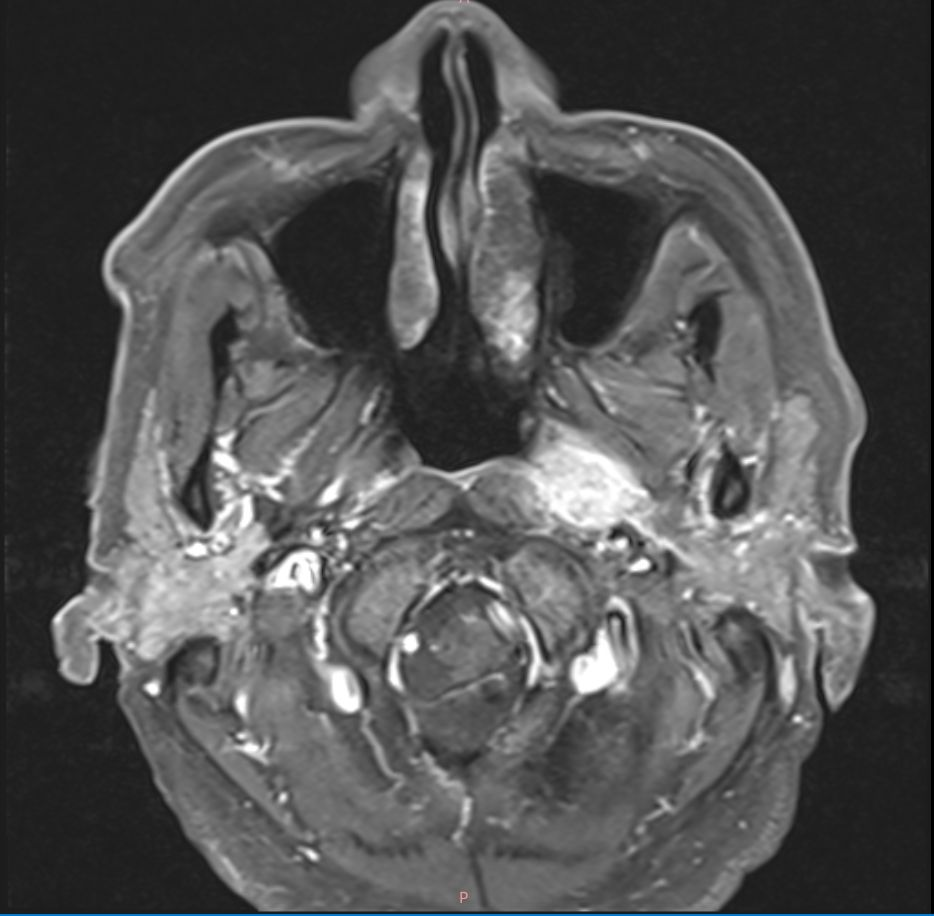
#> input picture image.jpg, 934 x 916 px
$ python test2.py
#> lines starting #> are read from the running program, lines starting #| are printed output that depends on the picture
import pywt
import cv2
import matplotlib.pyplot as plt

# Load image
img = cv2.imread("image.jpg", cv2.IMREAD_GRAYSCALE)
#> img: shape (916, 934); min 0, max 255, mean 82.3

# Decompose image using DWT
coeffs = pywt.dwt2(img, 'haar')
cA, (cH, cV, cD) = coeffs
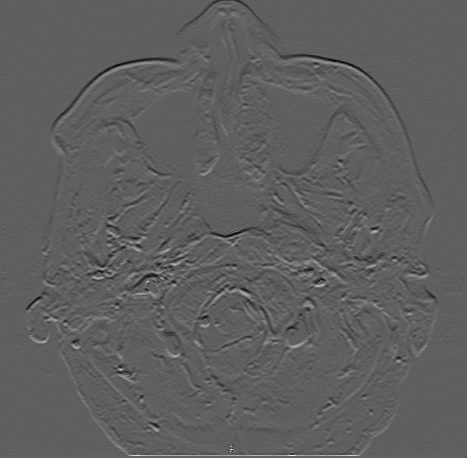
#> cH: shape (458, 467) float64; min -44.5, max 74.5, mean 0; drawn with min black and max white
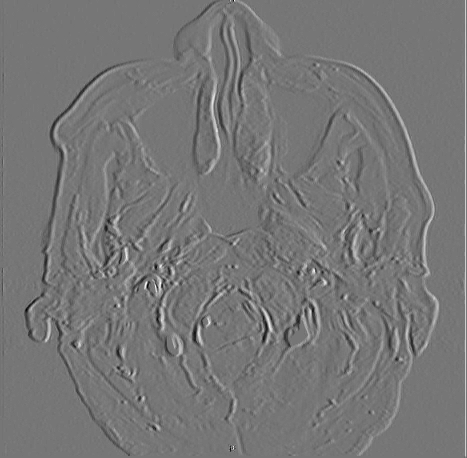
#> cV: shape (458, 467) float64; min -41, max 47, mean 0.1; drawn with min black and max white
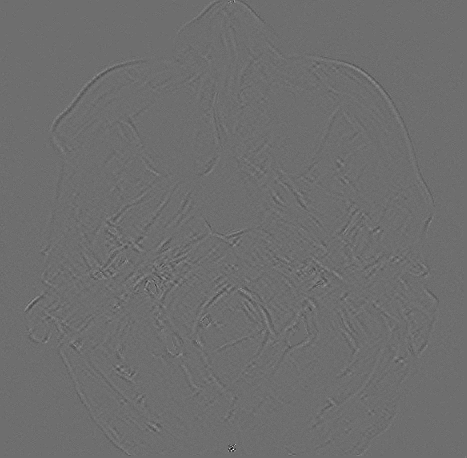
#> cD: shape (458, 467) float64; min -14.5, max 19, mean -0.000365; drawn with min black and max white

# Show decomposition results
fig, axes = plt.subplots(2, 2, figsize=(8, 8))
ax = axes.ravel()

ax[0].imshow(cA, cmap=plt.cm.gray)
ax[0].set_title('Approximation Coefficients')

ax[1].imshow(cH, cmap=plt.cm.gray)
ax[1].set_title('Horizontal Detail Coefficients')

ax[2].imshow(cV, cmap=plt.cm.gray)
ax[2].set_title('Vertical Detail Coefficients')

ax[3].imshow(cD, cmap=plt.cm.gray)
ax[3].set_title('Diagonal Detail Coefficients')

for a in ax:
    a.set_axis_off()

plt.tight_layout()
plt.show()
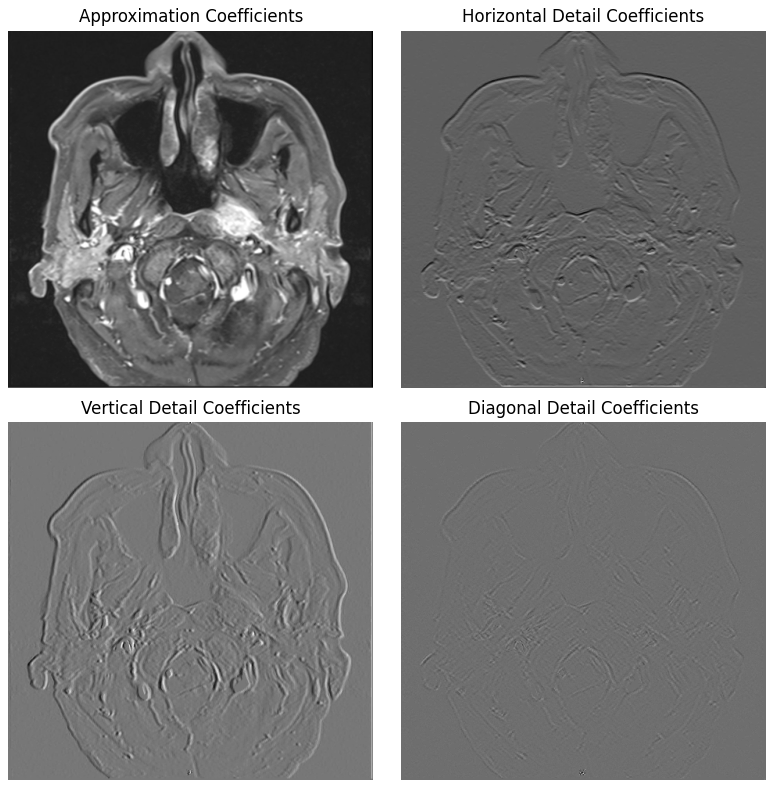
#> figure drawn by matplotlib, 4 panels
